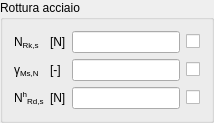
                 <widget class="QGroupBox" name="SNGroupBox">
                  <property name="title">
                   <string>Rottura acciaio</string>
                  </property>
                  <layout class="QGridLayout" name="gridLayout_11">
                   <item row="1" column="3">
                    <widget class="QLineEditValue" name="NRksLEdit"/>
                   </item>
                   <item row="3" column="2">
                    <widget class="QLabelUnitMeasure" name="NhRdsUMLabel">
                     <property name="text">
                      <string>[N]</string>
                     </property>
                    </widget>
                   </item>
                   <item row="2" column="1">
                    <widget class="QLabelRichName" name="gammaMsNLabel">
                     <property name="text">
                      <string>γ&lt;span style=&quot;vertical-align:sub;&quot;&gt;Ms,N&lt;/span&gt;</string>
                     </property>
                    </widget>
                   </item>
                   <item row="2" column="2">
                    <widget class="QLabelUnitMeasure" name="gammaMsNUMLabel">
                     <property name="text">
                      <string>[-]</string>
                     </property>
                    </widget>
                   </item>
                   <item row="2" column="3">
                    <widget class="QLineEditValue" name="gammaMsNLEdit"/>
                   </item>
                   <item row="2" column="4">
                    <widget class="QCheckBoxReadOnly" name="gammaMsNCBox">
                     <property name="text">
                      <string/>
                     </property>
                    </widget>
                   </item>
                   <item row="1" column="1">
                    <widget class="QLabelRichName" name="NRksLabel">
                     <property name="text">
                      <string>N&lt;span style=&quot;vertical-align:sub;&quot;&gt;Rk,s&lt;/span&gt;</string>
                     </property>
                    </widget>
                   </item>
                   <item row="1" column="2">
                    <widget class="QLabelUnitMeasure" name="NRksUMLabel">
                     <property name="text">
                      <string>[N]</string>
                     </property>
                    </widget>
                   </item>
                   <item row="1" column="4">
                    <widget class="QCheckBoxReadOnly" name="NRksCBox">
                     <property name="text">
                      <string/>
                     </property>
                    </widget>
                   </item>
                   <item row="3" column="1">
                    <widget class="QLabelRichName" name="NhRdsLabel">
                     <property name="text">
                      <string>N&lt;span style=&quot;vertical-align:super;&quot;&gt;h&lt;/span&gt;&lt;span style=&quot;vertical-align:sub;&quot;&gt;Rd,s&lt;/span&gt;</string>
                     </property>
                    </widget>
                   </item>
                   <item row="3" column="3">
                    <widget class="QLineEditValue" name="NhRdsLEdit"/>
                   </item>
                   <item row="3" column="4">
                    <widget class="QCheckBoxReadOnly" name="NhRdsCBox">
                     <property name="text">
                      <string/>
                     </property>
                    </widget>
                   </item>
                  </layout>
                 </widget>
